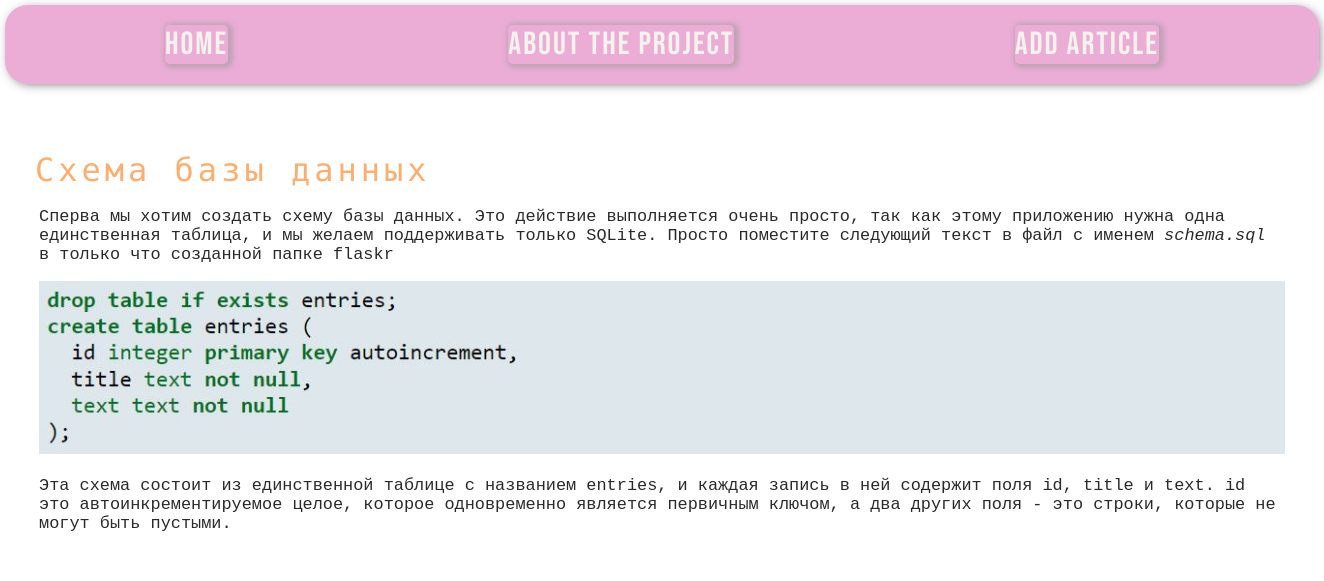
Screenshot of /posts/framework-flask-database with the database file from the repository.
### tables this page shows
CREATE TABLE mainmenu(
id INTEGER PRIMARY KEY AUTOINCREMENT,
title TEXT NOT NULL,
url TEXT NOT NULL
);

CREATE TABLE post(
id INTEGER PRIMARY KEY AUTOINCREMENT,
title TEXT NOT NULL,
text TEXT NOT NULL,
url TEXT NOT NULL,
time INTEGER NOT NULL
);

### flaskos/flaskio.py (the view)
@app.route("/posts/<alias>")
def show_post(alias):
    db = get_db()
    dbase = FlaskoDB(db)
    title, post = dbase.get_post(alias)
    if not title:
        abort(404)
    return render_template("post.html", menu=dbase.get_menu(), title=title, post=post)

### flaskos/flaskio.py (called while the page is built)
def connect_bd():
    con = sqlite3.connect(app.config['DATABASE'])
    con.row_factory = sqlite3.Row
    return con

def get_db():
    if not hasattr(g, 'link_db'):
        g.link_db = connect_bd()
    return g.link_db

### flaskos/flskDB.py (called while the page is built)
    def get_menu(self):
        sql = "SELECT * FROM mainmenu"
        try:
            self.__cur.execute(sql)
            res = self.__cur.fetchall()
            return res if res else []
        except sqlite3.Error as e:
            print("Ошибка чтения из БД" + str(e))
            return []

    def get_post(self, alias):
        try:
            self.__cur.execute(f"SELECT title, text FROM post WHERE url LIKE '{alias}'")
            res = self.__cur.fetchone()
            if res:
                return res
        except sqlite3.Error as e:
            print("Ошибка добавления статьи в БД" + str(e))
            return False, False

### flaskos/templates/post.html
{%extends 'base.html' %}
{% block content %}
{{ super() }}
    <div class="page_post">
    <p> {{ post | safe }}</p>
    </div>
{% endblock %}

### flaskos/templates/base.html (shortened to what this page needs)
<!DOCTYPE html>
<html lang="en">
<head>
    <link rel="stylesheet" href="{{ url_for('static', filename='CSS/style.css') }}">
</head>
<body>
{% block content %}
{% block menu %}
<ul class="menu">
    {% for m in menu %}
    <li>
        <a href="{{ m.url }}">{{ m.title }}</a>
    </li>
    {% endfor %}
</ul>
{% endblock %}
<div class="content">
    <h1>{{ title }}</h1>
    {% endblock %}
</div>
</body>
</html>

### flaskos/static/CSS/style.css (style rules this page uses)
body { background: rgba(248, 223, 244, 0.682); margin: 0; padding: 5px; max-width: 100%; background: url(https://images.unsplash.com/photo-1485841890310-6a055c88698a?q=80&w=2670&auto=format&fit=crop&ixlib=rb-4.0.3&ixid=M3wxMjA3fDB8MHxwaG90by1wYWdlfHx8fGVufDB8fHx8fA%3D%3D) no-repeat center center fixed; background-size: cover; cursor: pointer; height: 100vh; margin: 0; }
h1 { color: rgba(249, 118, 6, 0.588); font-family: 'Monoton', cursive; letter-spacing: 4px; font-weight: 400; transition: color 0.1s linear; }
.menu a { color: rgba(243, 243, 237, 1); font-size: 2rem; font-family: 'Bebas Neue', sans-serif; letter-spacing: 2px; text-decoration: none; box-shadow: 2px 1px 5px 3px rgba(154, 152, 154, 0.556); border-radius: 0.3rem; transition: color 0.3s linear; }
.menu { display: flex; justify-content: space-around; list-style: none; background: rgba(231, 157, 205, 0.83); box-shadow: 2px 2px 11px -3px rgba(67, 67, 67, 0.888); padding: 20px; border-radius: 1.4rem; margin-top: 0%; }
.content { max-width: 27.01in; min-width: 13.01in; margin: 0 auto; padding: 30px; }
.page_post { color: rgba(0, 0, 0, 0.84); font-family: monospace; font-size: 1.3em; display: block; max-height: 600px; overflow-y: auto; border: 4px solid rgb(255, 255, 255); border-radius: 11px; margin-top: -25px; background: white; }

### rows the page displays
mainmenu: title "HomE"
mainmenu: title "About THE Project"
mainmenu: title "Add Article"
post: title "Схема базы данных", text "Сперва мы хотим создать схему базы данных. Это действие выполняется очень просто, так как этому приложению нужна одна единственная таблица, и мы желаем поддерживать только SQLite. Просто поместите следующий текст в файл с именем schema.sql в только что созданной папке flaskr Эта схема состоит из единственной таблице с названием entries, и каждая запись в ней содержит поля id, title и text. id это автоинкрементируемое целое, которое одновременно является первичным ключом, а два других поля - это строки, которые не могут быть пустыми.", text (picture)
